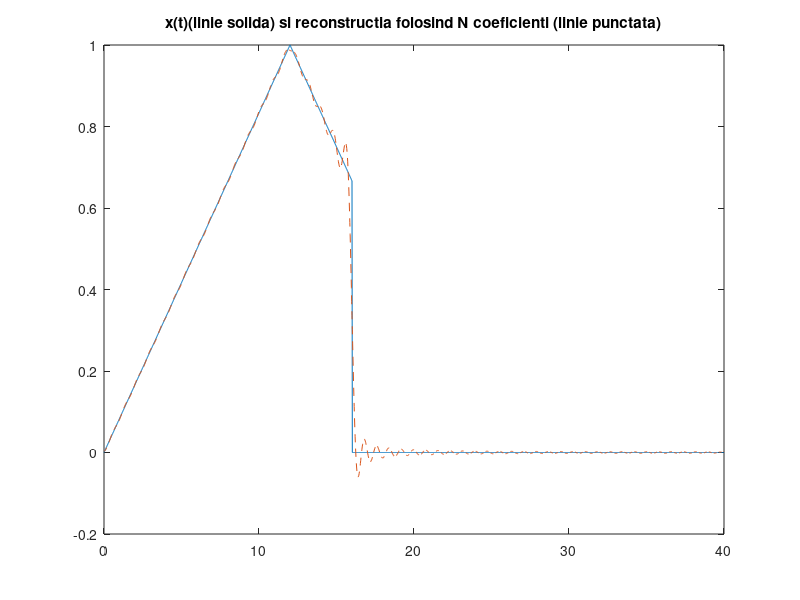
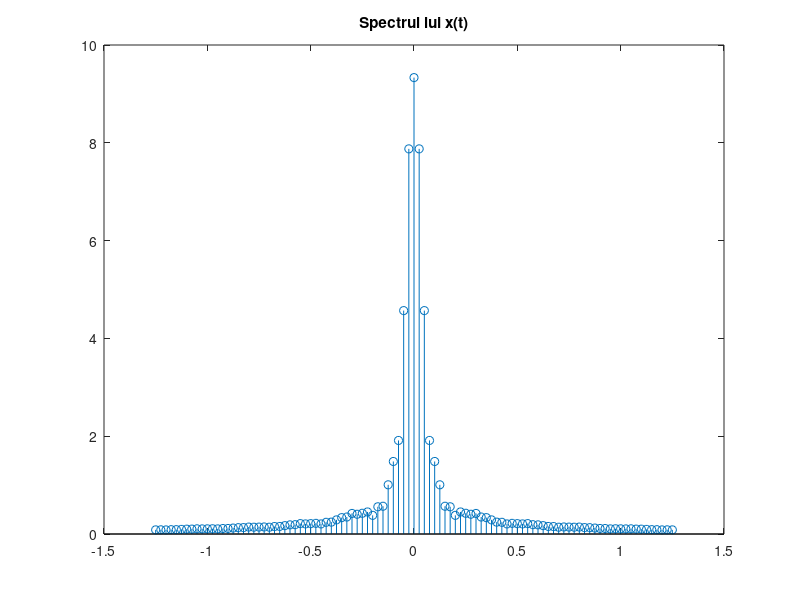

Source code (MATLAB) for these figures, in order:
% Numar de lista: 16
% Nume student: Oprea Aleodor-Aurelian
% Semnal triunghiular
% Perioada P = 40 s
% Durata semnalelor D = 16
% Rezolutie temporara adecvata
% Numar de coeficienti = 50

P = 40; 
D = 16; 
N = 50;
w0 = 2*pi/P;                              % w0 e pulsatia unghiulara a semnalului
t_tr = 0:0.02:D;                          % t_tr reprezinta esantionarea semnalului original
x_tr = sawtooth((pi/12)*t_tr,0.5)/2+0.5;  % x_tr reprezinta semnalul triunghiular original
t = 0:0.02:P;                             % t reprezinta esantionarea semnalului modificat
x = zeros(1,length(t));                   % x reprezinta initializarea semnalului modificat cu valori nule
x(t<=D) = x_tr;                           % se modifica valorile nule cu valori din semnalul original
                                          % unde avem valori din t <= durata semnalului 
figure(1);
plot(t,x);
title('x(t)(linie solida) si reconstructia folosind N coeficienti (linie punctata)'); %afisare x(t)
hold on;


for k = -N:N                              % k este variabila dupa care se realizeaza suma
    x_t = x_tr;                           % x_t e semnalul realizat dupa formula SF data
    x_t = x_t .* exp(-1i*k*w0*t_tr);      % se inmultesc cele doua matrice element cu element
    X(k+N+1) = 0;                         % se initializeaza cu valoare nula
    for i = 1:length(t_tr)-1
        X(k+N+1) = X(k+N+1) + (t_tr(i+1)-t_tr(i)) * (x_t(i)+x_t(i+1))/2; % reconstruim folosind coeficientii
    end
end

for i = 1:length(t)                       % i este variabila dupa care se realizeaza suma
    x_finit(i) = 0;                       % se initializeaza cu valoare nula
    for k=-N:N
        x_finit(i) = x_finit(i) + (1/P) * X(k+51) * exp(1i*k*w0*t(i));  % reconstruim folosind coeficientii
    end
end
plot(t,x_finit,'--');                     % afisam reconstructia semnalului folosind cei N coeficienti

figure(2);
w=-50*w0:w0:50*w0;                        % w este vectorul ce ne va permite afisarea spectrului functiei
stem(w/(2*pi),abs(X)),title('Spectrul lui x(t)');                       % afisarea spectrului

% Dupa cum ne-a fost prezentat in cursul de SS, teoria seriilor Fourier (trigonometrica, armonica si complexa) ne spune
% ca orice semnal periodic poate fi aproximat printr-o suma infinita de sinusuri si cosinusuri de diferite frecvente,
% fiecare ponderat cu un anumit coeficient. Coeficientii reprezinta spectrul (amplitudinea pentru anumite frecvente).
% Semnalul reconstruit foloseste un numar finit de termeni(N=50 in tema) si se apropie ca forma de semnalul original,
% insa prezinta o marja de eroare. Cu cat marim  numarul de coeficienti ai SF, aceasta marja de eroare va fi din ce
% in ce mai mica. In plus se observa faptul ca semnalul poate fi aproximat printr-o suma de sinusoide de aceea 
% variatiile semnalului prezinta un caracter sinusoidal.